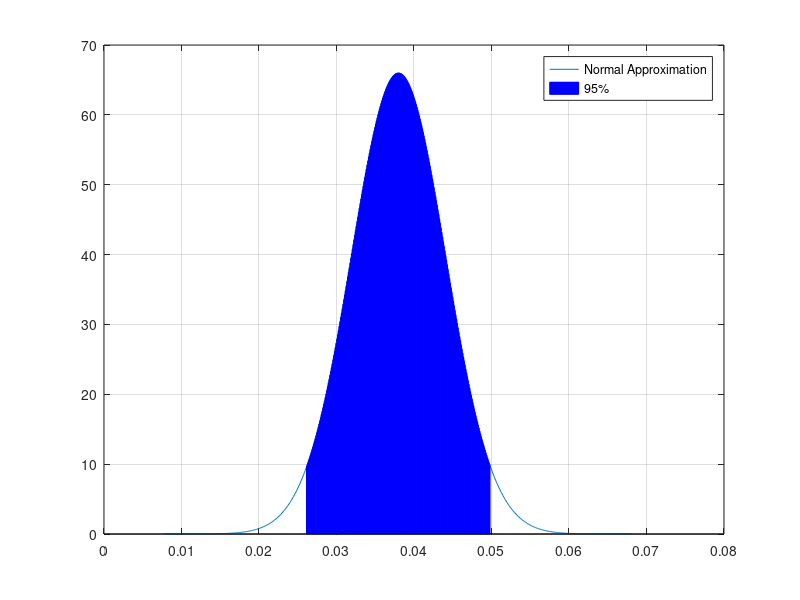

Write the MATLAB code that produced this figure.
close all
clear all

mu = 800;
N = 1000;
p = 0.05;
limit_check = 50000;
lamb= 1/mu;
g = @(x)lamb*exp(-lamb*x);
G_inv = @(u)-(1/lamb)*log(1-u);
iter = 1000;
X = G_inv(rand(iter,N)); % Sample the value of the "gift"

u = rand(N,1);
n = binoinv(u,N,p); % Sample the value of the number

Tot = n'.*mean(X);


exceeding = zeros(size(Tot));
exceeding(Tot>limit_check) = 1; 
% Logical array will be binomaly distributed
p_exc = mean(exceeding);

% The Interval of a binomally distributed variable can be calculated as:
% p_bar+-z*sqrt(p_bar(1-p_bar)/N).
alpha = 0.05;
z = 1.96; % Retrieved from table from normal distribution.
std_exc = sqrt(p_exc*(1-p_exc)/N);
L = p_exc-z*std_exc;
U = p_exc+z*std_exc;
% Normal distribution with mu=p_exc and std=std_exc
x = [p_exc-5*std_exc:0.0001:p_exc+5*std_exc];
y = normpdf(x,p_exc,std_exc);
figure(2)
plot(x,y,"DisplayName","Normal Approximation")
hold on
bar(x(x>=L&x<=U),y(x>=L&x<=U),"FaceColor","b","EdgeColor","b","DisplayName","95%")
grid on
legend()
hold off





